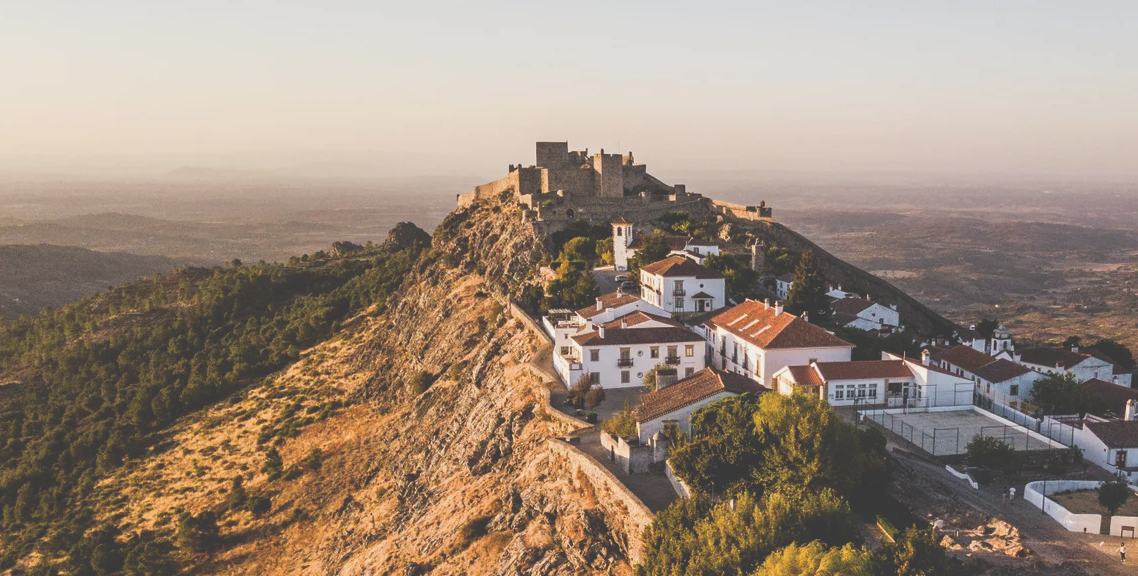
#> input picture Parte08/images/marvao/1.png, 1138 x 576 px, found by its file name
$ python main.py
#> lines starting #> are read from the running program, lines starting #| are printed output that depends on the picture; after the words box and inside, x2 and y2 are one past the last pixel; in counts of white or black regions, pixels touching at a corner belong together; pictures that were not available may be replaced by others from this repository, and a replacement may not be noted
### Parte08/Ex1/auxiliary_functions.py
#!/usr/bin/env python3
# Sistemas Avançados de Visão Industrial (SAVI 22-23)
# Miguel Riem Oliveira, DEM, UA


from copy import deepcopy
import copy
from random import randint

import cv2
import numpy as np


def showFloatImage(win_name, image):
    image_uint8 = image.astype(np.uint8)
    cv2.imshow(win_name, image_uint8)


def computeOverlapMask(q_image):
    q_image_gray = cv2.cvtColor(q_image, cv2.COLOR_BGR2GRAY)
    mask_used_pixels = q_image_gray > 0

    return mask_used_pixels


def stitchImages(t_image, q_image, mask):
    # basic stitching, merge all pixels
    # stitched_image = cv2.addWeighted(train_image,0.5, query_image_transformed, 0.5, gamma=0)

    if q_image.dtype == np.uint8:  # must convert
        q_image = q_image.astype(float)

    if t_image.dtype == np.uint8:  # must convert
        t_image = t_image.astype(float)

    # Advanced stitching, use a mask of used pixels in the query_image_transformed
    stitched_image = deepcopy(t_image)
    stitched_image[mask] = t_image[mask].astype(float) * 0.5 + \
        q_image[mask].astype(float) * 0.5

    return stitched_image


# [53 lines left out: function objectiveFunction, not called in this run]
    # return similarity_error

### Parte08/Ex1/main.py
#!/usr/bin/env python3
# Sistemas Avançados de Visão Industrial (SAVI 22-23)
# Miguel Riem Oliveira, DEM, UA


from copy import deepcopy
from functools import partial
from random import randint

import cv2
import numpy as np
from auxiliary_functions import showFloatImage, stitchImages, objectiveFunction, computeOverlapMask

from scipy.optimize import least_squares


def main():

    # --------------------------------------
    # Initialization
    # --------------------------------------
    t_image = cv2.imread(
        "/home/mike/Desktop/GoogleDrive/UA/Aulas/2023-2024/1ºSem/SAVI_23-24/savi_23-24/Parte06/images/machu_pichu/1.png")
#> t_image is the input picture: shape (576, 1138, 3); mean B, G, R 124.3, 138.9, 156
    q_image = cv2.imread("./query_image_transformed.png")
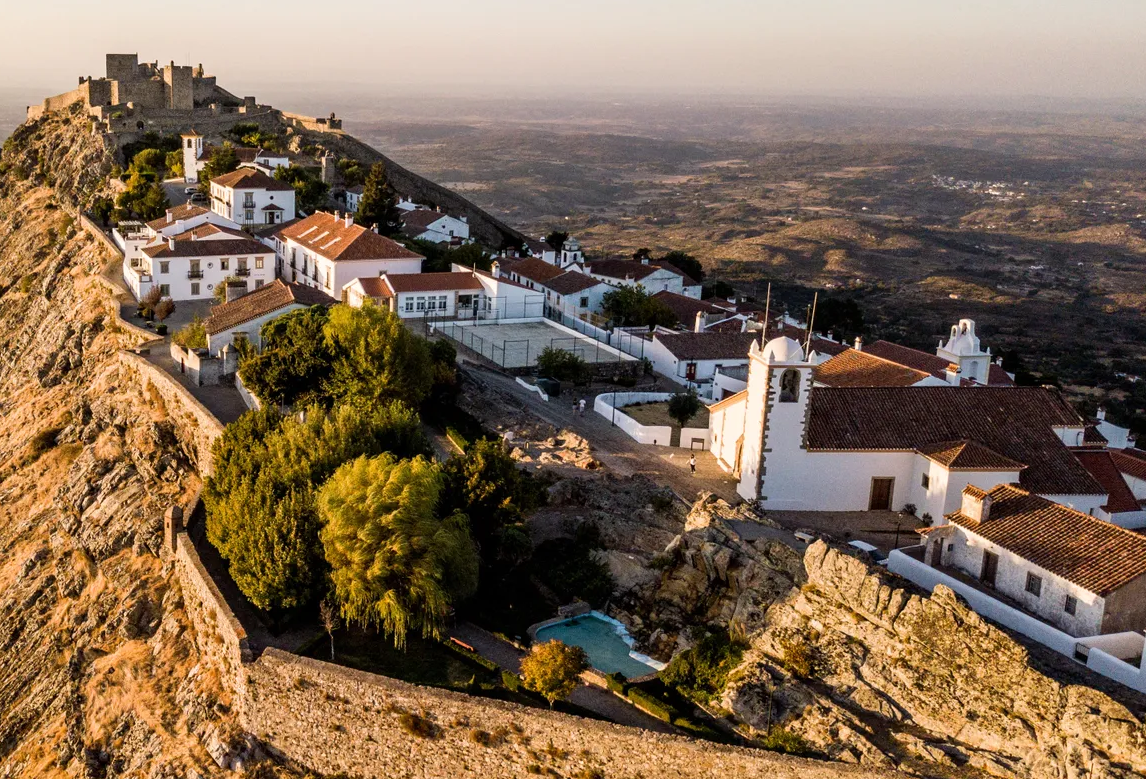
#> input picture Parte08/images/marvao/2.png, 1146 x 779 px, given in place of query_image_transformed.png, which was not available
#> q_image is the input picture: shape (779, 1146, 3); mean B, G, R 83, 104.3, 126.1

    mask = computeOverlapMask(q_image)
#> in computeOverlapMask, `q_image_gray = cv2.cvtColor(q_image, cv2.COLOR_BGR2GRAY)`:
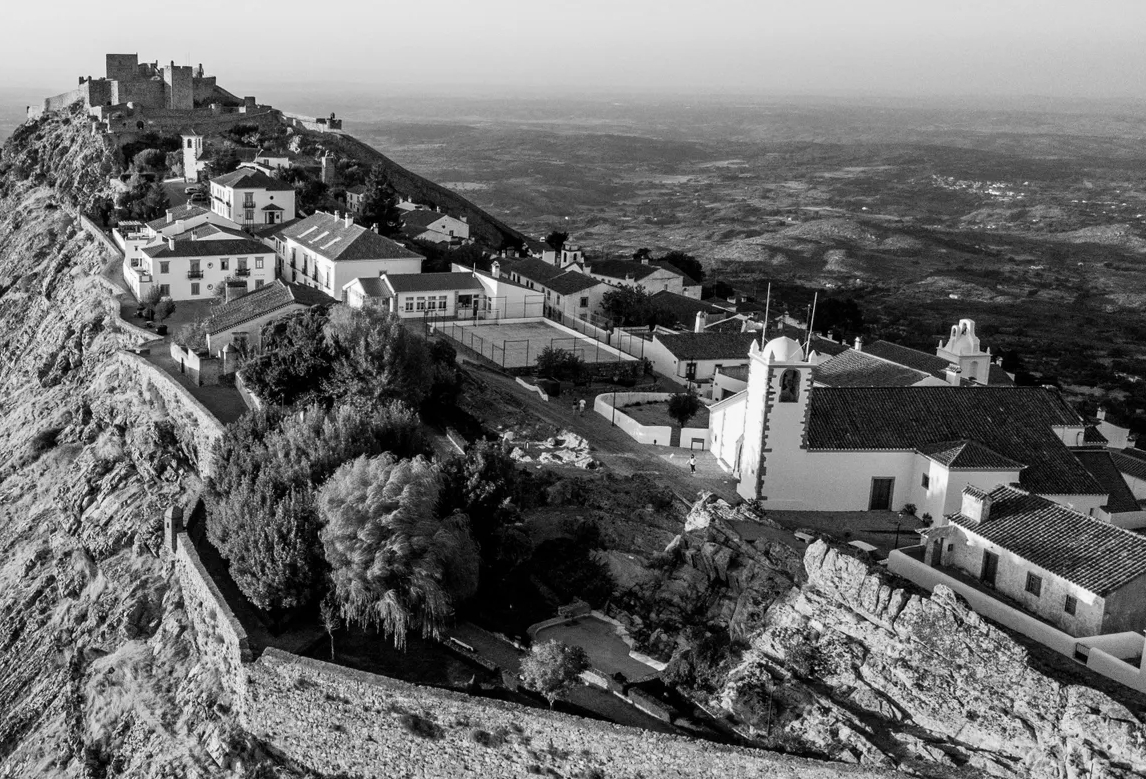
#> q_image_gray: shape (779, 1146); min 0, max 255, mean 108.4
#> in computeOverlapMask, `mask_used_pixels = q_image_gray > 0`:
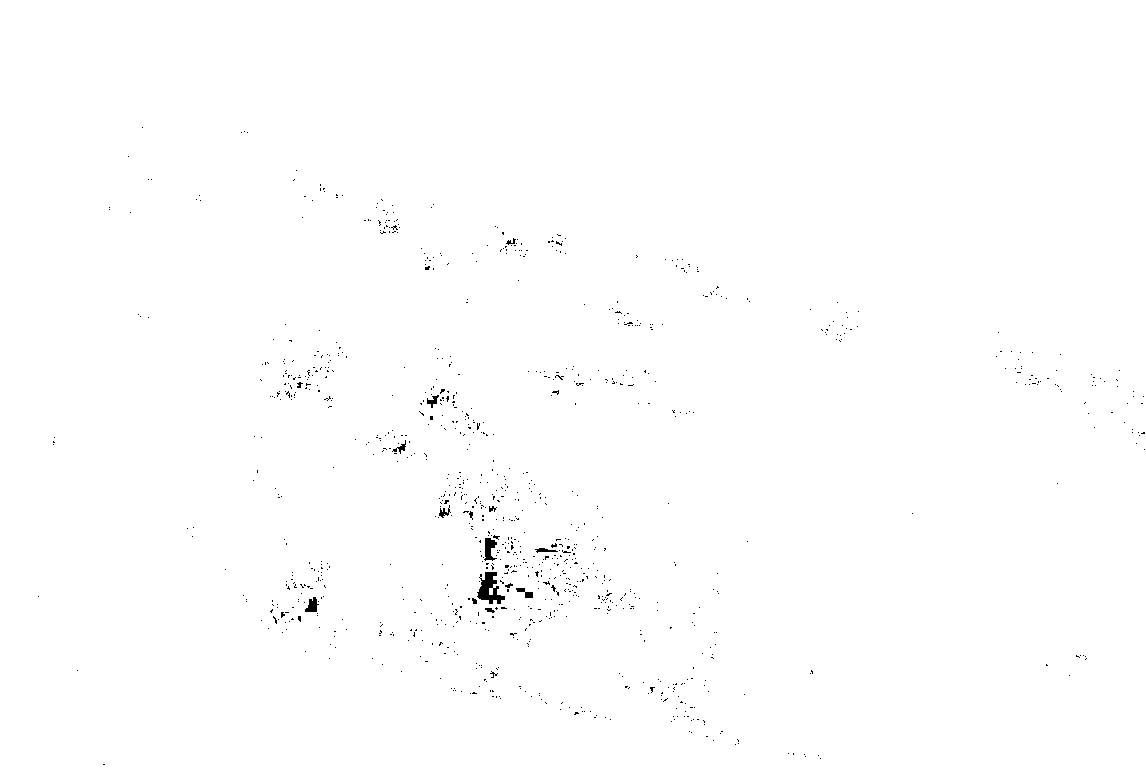
#> mask_used_pixels: shape (779, 1146) bool; 99.6% white; 1019 black regions (1004 under 20 px), largest, box (x1, y1, x2, y2) and area: (477, 572, 505, 604) 470, (484, 538, 497, 561) 185, (305, 597, 319, 612) 128

    stitched_image = stitchImages(t_image, q_image, mask)

    # Visualize initial images
    cv2.namedWindow('t_image', cv2.WINDOW_NORMAL)
    cv2.imshow('t_image', t_image)

    cv2.namedWindow('q_image', cv2.WINDOW_NORMAL)
    cv2.imshow('q_image', q_image)

    cv2.namedWindow('stitched image', cv2.WINDOW_NORMAL)
    showFloatImage('stitched image', stitched_image)

    # Define data to use in objective function
    data = {'q_image_original': q_image.astype(float),
            't_image_original': t_image.astype(float),
            'overlap_mask': mask}

    # Define parameters to use in optimization
    #         s_q    b_q     s_t     b_t
    # params = [0.5,    -5,     2.0,     0]
    params0 = [1.0,    0,     1.0,     0]

    # --------------------------------------
    # Execution
    # --------------------------------------

    # To test, call objective function only once
    # objectiveFunction(params0, data)

    result = least_squares(partial(objectiveFunction, data=data), params0, verbose=2)

    print('OPTIMIZATION FINISHED')
    print(result)
    cv2.waitKey(0)

    # --------------------------------------
    # Termination
    # --------------------------------------


if __name__ == "__main__":
#> (the run stopped early here; a loop or call above may not have finished)
